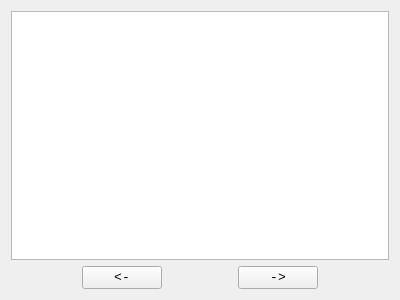
<?xml version="1.0" encoding="UTF-8"?>
<ui version="4.0">
 <class>img_template_widget</class>
 <widget class="QWidget" name="img_template_widget">
  <property name="geometry">
   <rect>
    <x>0</x>
    <y>0</y>
    <width>400</width>
    <height>300</height>
   </rect>
  </property>
  <property name="windowTitle">
   <string>Form</string>
  </property>
  <layout class="QGridLayout" name="gridLayout">
   <item row="1" column="1">
    <widget class="QPushButton" name="previous">
     <property name="font">
      <font>
       <family>Courier New</family>
       <pointsize>10</pointsize>
      </font>
     </property>
     <property name="text">
      <string>&lt;-</string>
     </property>
    </widget>
   </item>
   <item row="1" column="3">
    <widget class="QPushButton" name="next">
     <property name="font">
      <font>
       <family>Courier New</family>
       <pointsize>10</pointsize>
      </font>
     </property>
     <property name="text">
      <string>-&gt;</string>
     </property>
    </widget>
   </item>
   <item row="1" column="0">
    <spacer name="horizontalSpacer_2">
     <property name="orientation">
      <enum>Qt::Horizontal</enum>
     </property>
     <property name="sizeHint" stdset="0">
      <size>
       <width>40</width>
       <height>20</height>
      </size>
     </property>
    </spacer>
   </item>
   <item row="1" column="2">
    <spacer name="horizontalSpacer">
     <property name="orientation">
      <enum>Qt::Horizontal</enum>
     </property>
     <property name="sizeHint" stdset="0">
      <size>
       <width>40</width>
       <height>20</height>
      </size>
     </property>
    </spacer>
   </item>
   <item row="1" column="4">
    <spacer name="horizontalSpacer_3">
     <property name="orientation">
      <enum>Qt::Horizontal</enum>
     </property>
     <property name="sizeHint" stdset="0">
      <size>
       <width>40</width>
       <height>20</height>
      </size>
     </property>
    </spacer>
   </item>
   <item row="0" column="0" colspan="5">
    <widget class="QGraphicsView" name="graphicsView"/>
   </item>
  </layout>
 </widget>
 <resources/>
 <connections/>
</ui>
